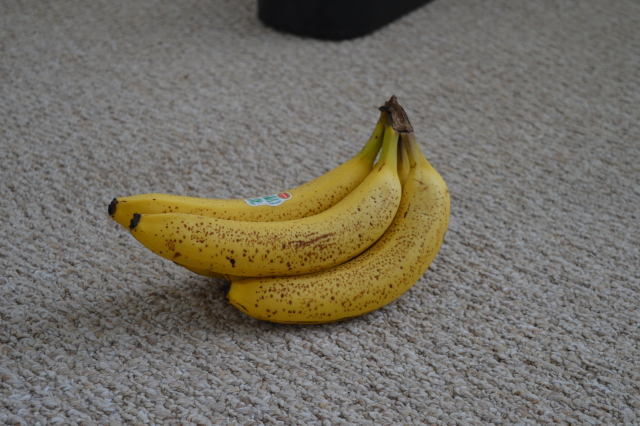
#> input picture backend/datasets/banana/images/frame_00001.JPG, 1280 x 851 px (shown at 1/2 size); its folder holds only this picture in this run
$ python -i preprocessor.py   (imports and definitions only)   (older library calls are emulated)
#> lines starting #> are read from the running program, lines starting #| are printed output that depends on the picture
from __future__ import annotations

import csv
import logging
import statistics
import time
from pathlib import Path

import cv2
import numpy as np

logger = logging.getLogger("gaussian.preprocessor")


SUPPORTED_IMAGE_EXTS = {".jpg", ".jpeg", ".png"}


def _safe_median(values: list[float]) -> float:
    if not values:
        return 0.0
    return float(statistics.median(values))


def _safe_mean(values: list[float]) -> float:
    if not values:
        return 0.0
    return float(statistics.fmean(values))


def preprocessor(
    raw_images,
    output_path,
    duplicate_threshold=3.0,
    blur_threshold=50,
    *,
    max_output_width=1280,
    downscale=1.0,
    write_scores_csv=True,
    scores_csv_path=None,
):
    """
    Preprocess extracted frames and return a stats dict.

    Steps per frame:
    - optional downscale by `downscale` factor
    - optional resize capped at max_output_width
    - blur filtering using Laplacian variance
    - duplicate filtering using MAD to previous kept frame

    `downscale` lets callers re-run preprocessing on already-extracted
    raw frames (existing-dataset mode in LiveDemos). In the normal
    video path, the frames arrive pre-scaled by video_slicer and this
    preprocessor is called with downscale=1.0 so the factor isn't
    applied twice.
    """
    if duplicate_threshold < 0:
        raise ValueError("duplicate_threshold must be >= 0")
    if blur_threshold < 0:
        raise ValueError("blur_threshold must be >= 0")
    if max_output_width < 320:
        raise ValueError("max_output_width must be >= 320")
    if downscale <= 0 or downscale > 1:
        raise ValueError("downscale must be in (0, 1]")

    path = Path(raw_images)
    if not path.exists() or not path.is_dir():
        raise FileNotFoundError(f"raw image path not found: {path}")

    out_path = Path(output_path)
    out_path.mkdir(parents=True, exist_ok=True)

    imgs = sorted([p for p in path.iterdir() if p.is_file() and p.suffix.lower() in SUPPORTED_IMAGE_EXTS])

    score_writer = None
    score_file = None
    if write_scores_csv:
        csv_path = Path(scores_csv_path) if scores_csv_path else out_path.parent / "preprocess_scores.csv"
        csv_path.parent.mkdir(parents=True, exist_ok=True)
        score_file = csv_path.open("w", newline="", encoding="utf-8")
        score_writer = csv.DictWriter(
            score_file,
            fieldnames=[
                "frame_index",
                "filename",
                "width",
                "height",
                "resized_width",
                "resized_height",
                "blur_score",
                "duplicate_score",
                "decision",
                "reason",
            ],
        )
        score_writer.writeheader()

    start = time.perf_counter()

    prev = None
    total = len(imgs)
    kept = 0
    skipped_blur = 0
    skipped_duplicate = 0
    skipped_invalid = 0
    resized_count = 0

    blur_scores: list[float] = []
    duplicate_scores: list[float] = []

    try:
        for idx, img_path in enumerate(imgs):
            image = cv2.imread(str(img_path))
            if image is None:
                skipped_invalid += 1
                if score_writer:
                    score_writer.writerow(
                        {
                            "frame_index": idx,
                            "filename": img_path.name,
                            "width": 0,
                            "height": 0,
                            "resized_width": 0,
                            "resized_height": 0,
                            "blur_score": "",
                            "duplicate_score": "",
                            "decision": "drop",
                            "reason": "invalid_image",
                        }
                    )
                continue

            height, width = image.shape[:2]
            resized_image = image
            resized_width = width
            resized_height = height

            # Combined scale: shrink by `downscale` factor first (used in
            # existing-frames mode to apply a user-selected downscale on
            # already-extracted raw frames), then cap the result at
            # max_output_width. Both steps are resolution-reducing, so
            # we only resize if the final target is smaller than the
            # source.
            target_width = width
            if downscale < 1.0:
                target_width = max(1, int(round(width * downscale)))
            if target_width > max_output_width:
                target_width = max_output_width
            if target_width < width:
                scale = target_width / width
                resized_height = max(1, int(round(height * scale)))
                resized_width = target_width
                resized_image = cv2.resize(image, (resized_width, resized_height), interpolation=cv2.INTER_AREA)
                resized_count += 1

            gray_img = cv2.cvtColor(resized_image, cv2.COLOR_BGR2GRAY)

            # Blur score = variance of the Laplacian. Low variance means the
            # image has few sharp edges, so it's probably motion-blurred or
            # out of focus. Anything under blur_threshold gets dropped.
            laplacian = cv2.Laplacian(gray_img, cv2.CV_64F)
            blur_score = float(laplacian.var())
            blur_scores.append(blur_score)

            duplicate_score = None
            reason = "kept"
            decision = "keep"

            if blur_score < blur_threshold:
                skipped_blur += 1
                decision = "drop"
                reason = "blur"
            else:
                # Duplicate detection: shrink to 64x36 and compare to the
                # previous kept frame with mean absolute difference. Tiny
                # numbers mean "almost identical to the previous frame" so we
                # skip it - no new information for SfM.
                downscaled_img = cv2.resize(gray_img, (64, 36), interpolation=cv2.INTER_AREA)

                keep = True
                if prev is not None:
                    diff = np.abs(downscaled_img.astype(np.float32) - prev.astype(np.float32))
                    duplicate_score = float(diff.mean())
                    duplicate_scores.append(duplicate_score)
                    if duplicate_score < duplicate_threshold:
                        keep = False

                if keep:
                    out_file = out_path / img_path.name
                    ok = cv2.imwrite(str(out_file), resized_image)
                    if not ok:
                        skipped_invalid += 1
                        decision = "drop"
                        reason = "write_failed"
                    else:
                        prev = downscaled_img
                        kept += 1
                else:
                    skipped_duplicate += 1
                    decision = "drop"
                    reason = "duplicate"

            if score_writer:
                score_writer.writerow(
                    {
                        "frame_index": idx,
                        "filename": img_path.name,
                        "width": width,
                        "height": height,
                        "resized_width": resized_width,
                        "resized_height": resized_height,
                        "blur_score": f"{blur_score:.4f}",
                        "duplicate_score": "" if duplicate_score is None else f"{duplicate_score:.4f}",
                        "decision": decision,
                        "reason": reason,
                    }
                )
    finally:
        if score_file:
            score_file.close()

    elapsed_sec = time.perf_counter() - start
    keep_ratio = (kept / total) if total else 0.0

    stats = {
        "total": total,
        "kept": kept,
        "skipped_blur": skipped_blur,
        "skipped_duplicate": skipped_duplicate,
        "skipped_invalid": skipped_invalid,
        "resized_count": resized_count,
        "keep_ratio": keep_ratio,
        "dropped_ratio": 1.0 - keep_ratio if total else 0.0,
        "blur_score_mean": _safe_mean(blur_scores),
        "blur_score_median": _safe_median(blur_scores),
        "duplicate_score_mean": _safe_mean(duplicate_scores),
        "duplicate_score_median": _safe_median(duplicate_scores),
        "elapsed_sec": elapsed_sec,
        "max_output_width": max_output_width,
        "scores_csv_path": str(csv_path) if write_scores_csv else None,
    }
    logger.info("Preprocessor stats: %s", stats)
    return stats

>>> import cv2
>>> picture = cv2.imread('../datasets/banana/images/frame_00001.JPG', cv2.IMREAD_GRAYSCALE)
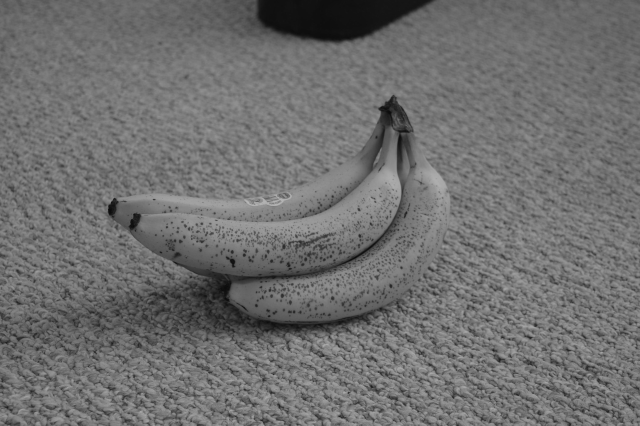
#> picture: shape (851, 1280) (shown at 1/2 size); min 8, max 184, mean 111.2
>>> result = preprocessor(picture, 'out.png')
#> (the run stopped early here; a loop or call above may not have finished)

$ run again, on backend/datasets/banana/images/frame_00002.JPG
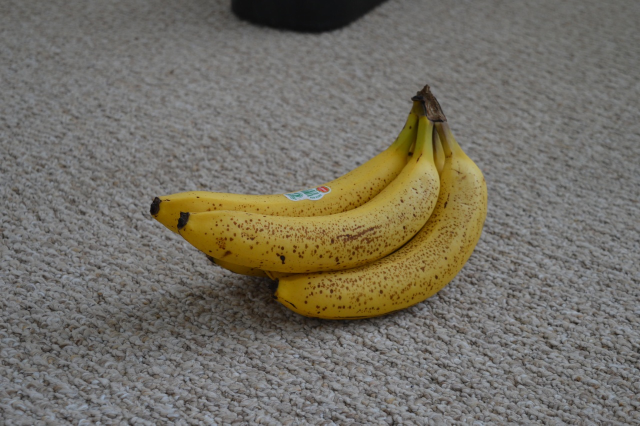
#> input picture backend/datasets/banana/images/frame_00002.JPG, 1280 x 851 px (shown at 1/2 size)
#> `picture = cv2.imread('../datasets/banana/images/frame_00001.JPG', cv2...`:
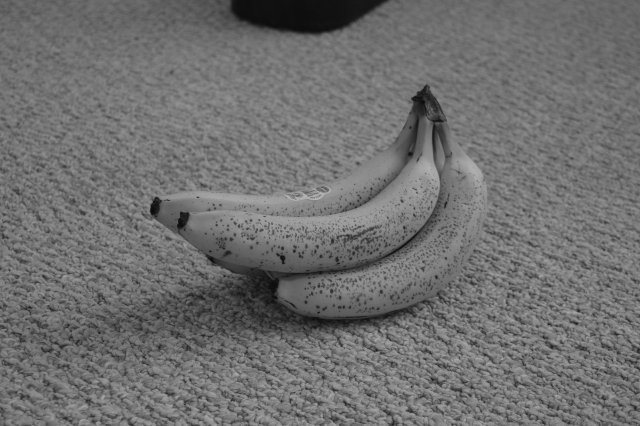
#> picture: shape (851, 1280) (shown at 1/2 size); min 9, max 186, mean 111.4

$ run again, on backend/datasets/banana/images/frame_00003.JPG
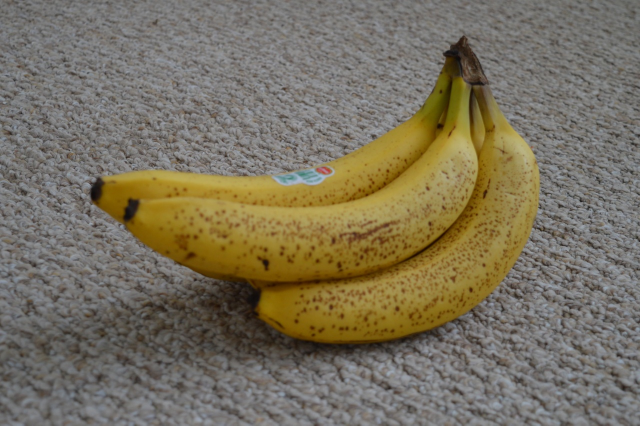
#> input picture backend/datasets/banana/images/frame_00003.JPG, 1280 x 851 px (shown at 1/2 size)
#> `picture = cv2.imread('../datasets/banana/images/frame_00001.JPG', cv2...`:
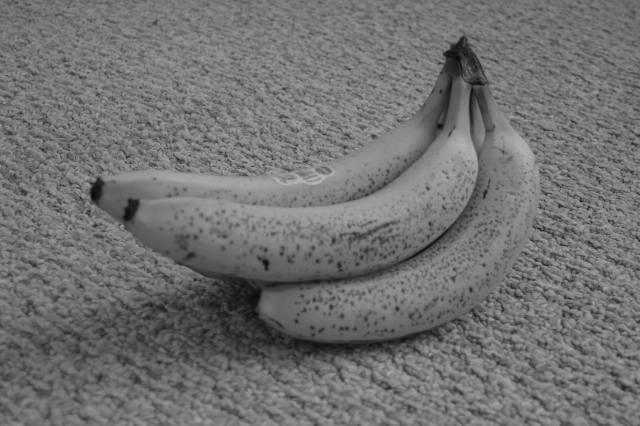
#> picture: shape (851, 1280) (shown at 1/2 size); min 11, max 183, mean 113.1

$ run again, on backend/datasets/banana/images/frame_00004.JPG
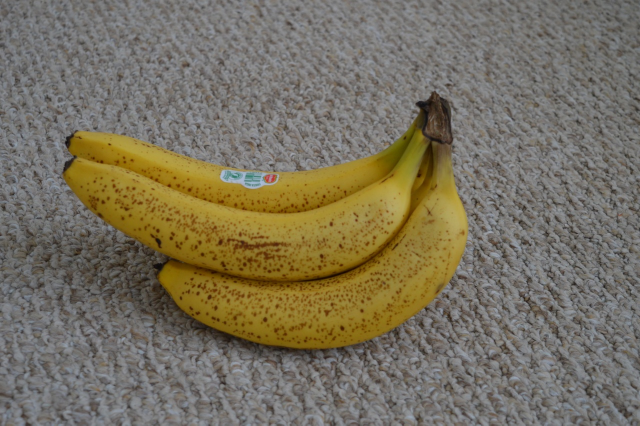
#> input picture backend/datasets/banana/images/frame_00004.JPG, 1280 x 851 px (shown at 1/2 size)
#> `picture = cv2.imread('../datasets/banana/images/frame_00001.JPG', cv2...`:
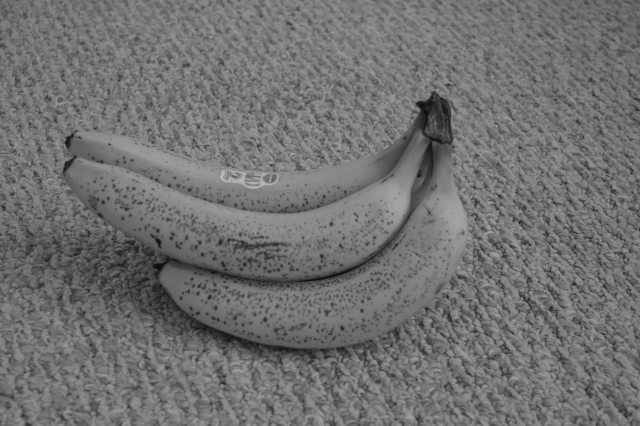
#> picture: shape (851, 1280) (shown at 1/2 size); min 8, max 187, mean 112.9
